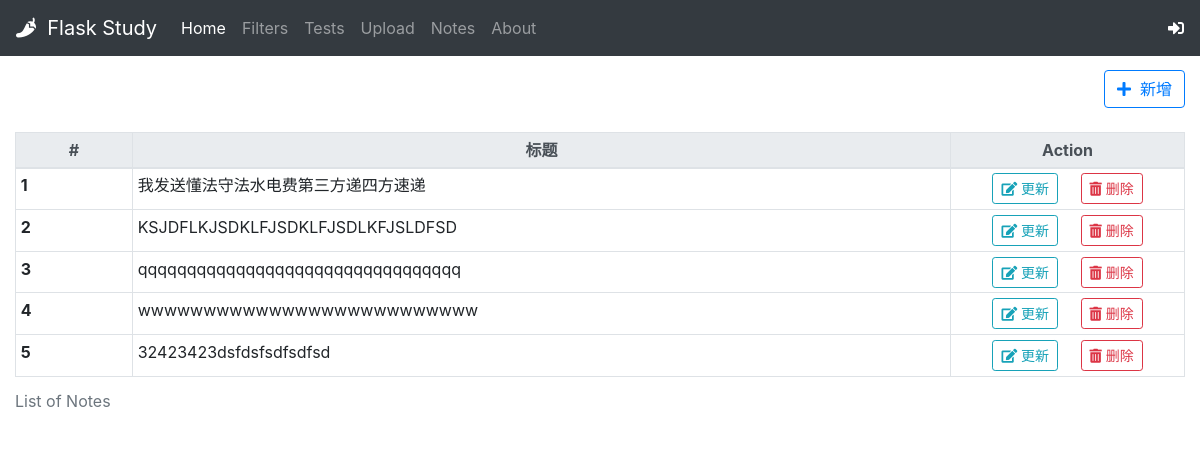
The page /notes on the database as committed earlier.
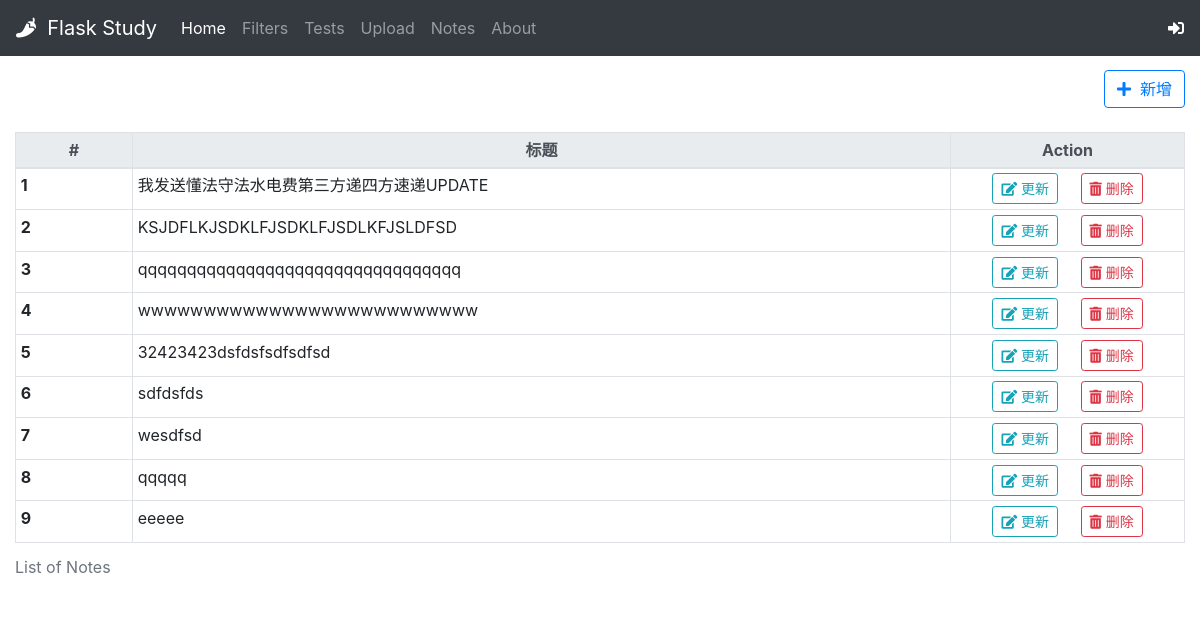
The same page on the database as committed later.
### App.py (models this page shows, shortened)
class Note(db.Model):
    id = db.Column(db.String, primary_key=True)
    title=db.Column(db.String)
    body= db.Column(db.Text)

### App.py (the view)
@app.route('/notes')
def notes():
    notelist = Note.query.all()
    print('note size is : ', len(notelist))
    return render_template('editor/notes.html', notelist=notelist)

### App.py (called while the page is built)
@app.before_request
def reqintercepter():
    g.name = request.args.get('name', 'Harry')
    g.index = int(request.args.get('index', '1'))
    session['user'] = g.name
    session['index'] = request.args.get('index', '1')
    print('Intercept every request!!!')

@app.context_processor
def inject_params():
    name = 'Jack'
    age = 25
    return dict(p_name=name,p_age=age)

### templates/editor/notes.html (shortened to what this page needs)
{% extends 'base.html' %}
{% block content %}
<div class = "container-fluid" style="padding-top:10px;">
    <div class="row">
        <div class = "col text-right">
            <a href="{{url_for('richeditor',index=g.index,action='N')}}" class="btn btn-outline-primary"><i class="fas fa-plus"></i>&nbsp;&nbsp;新增</a>
        </div>
    </div><br>
    <div class="row">
        <div class="col">
            <table class="table table-bordered table-hover table-sm">
                <caption>List of Notes</caption>
                <thead class="thead-light">
                    <tr class="text-center">
                      <th scope="col" width="10%">#</th>
                      <th scope="col" width="70%">标题</th>
                      <th scope="col" width="20%">Action</th>
                    </tr>
                </thead>
                <tbody>
                    {% for note in notelist %}
                    <tr>
                        <th scope="row">{{loop.index}}</th>
                        <td>{{note.title}}</td>
                        <td class="text-center">
                            <a href="{{url_for('richeditor',index=g.index,action='U',id=note.id)}}" class="btn btn-outline-info btn-sm"><i class="fas fa-edit"></i>&nbsp;更新</a>&nbsp;&nbsp;&nbsp;&nbsp;
                            <a href="{{url_for('delnote',index=g.index,id=note.id)}}" class="btn btn-outline-danger btn-sm"><i class="fas fa-trash-alt"></i>&nbsp;删除</a>
                        </td>
                    </tr>
                    {% endfor %}
                </tbody>
            </table>
        </div>
    </div>
</div>
{%endblock%}

Rows that differ between the two databases and show on the page:
changed Note: title "我发送懂法守法水电费第三方递四方速递" → "我发送懂法守法水电费第三方递四方速递UPDATE"
added Note: title "sdfdsfds"
added Note: title "wesdfsd"
added Note: title "qqqqq"
added Note: title "eeeee"
